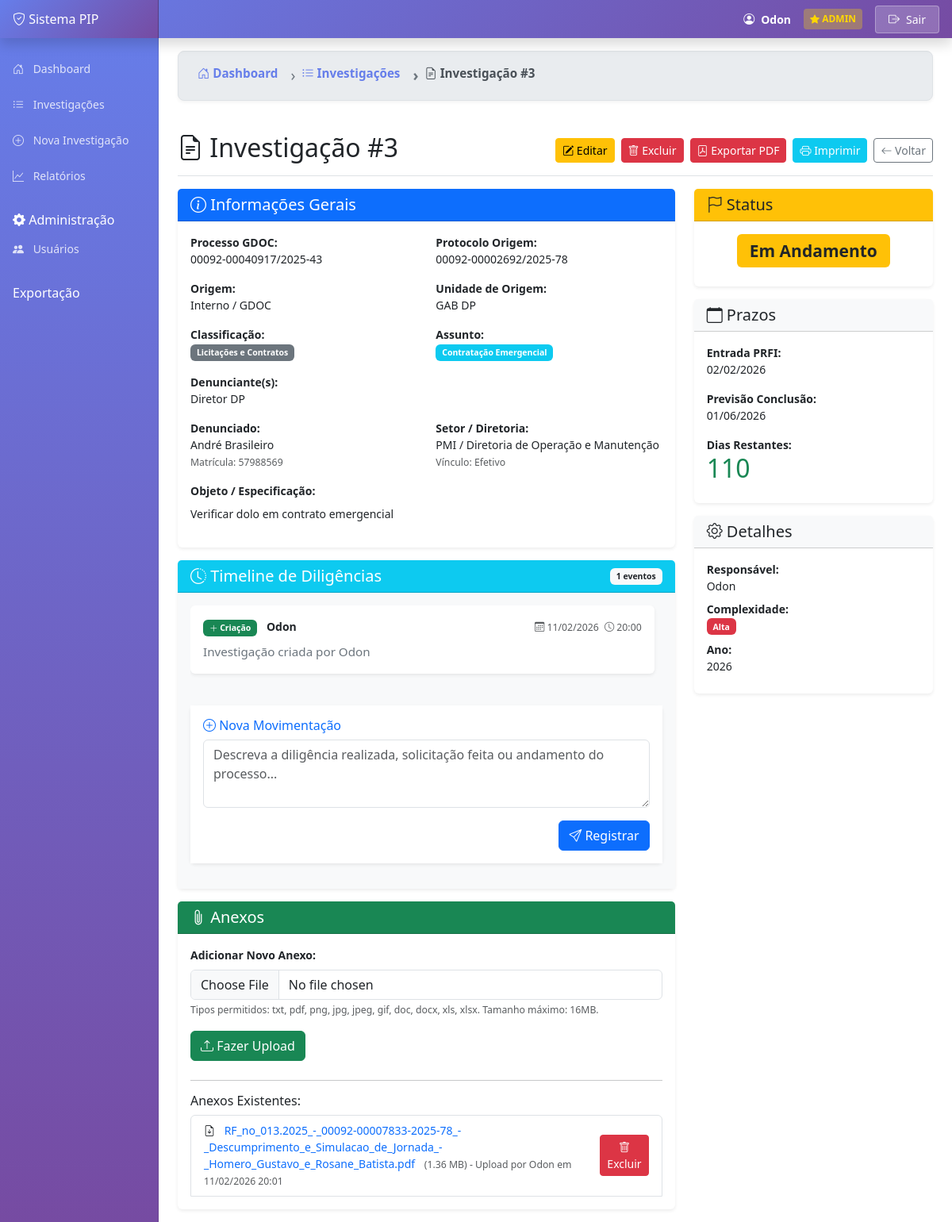
Page /investigacoes/3 (signed in) on the earlier database version.
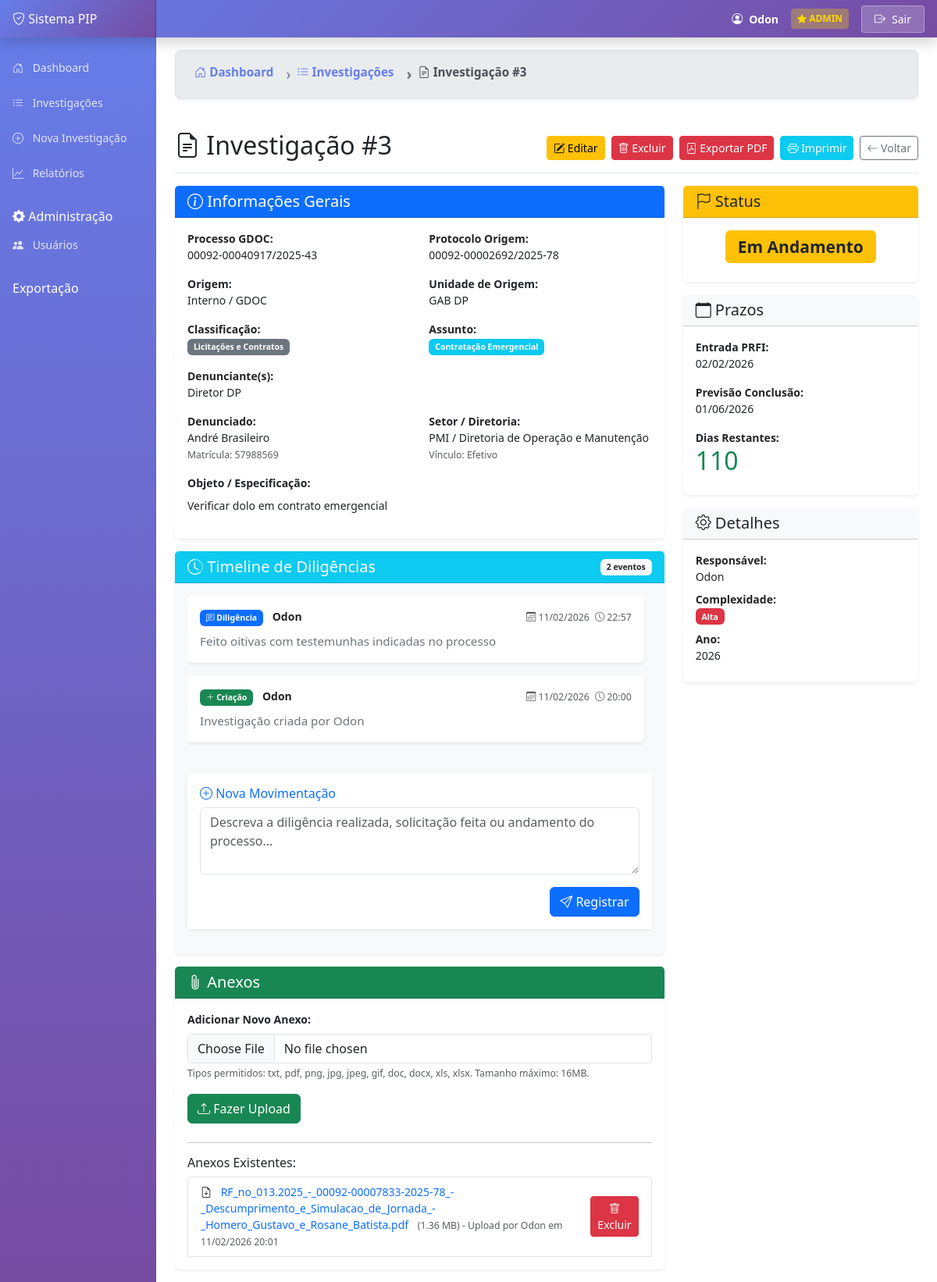
Same page on the later database version.
### models.py (models this page shows, shortened)
class HistoricoDiligencia(db.Model):
    __tablename__ = 'historico_diligencias'
    id = db.Column(db.Integer, primary_key=True)
    investigacao_id = db.Column(db.Integer, db.ForeignKey('investigacoes.id'), nullable=False)
    data = db.Column(db.DateTime, default=datetime.utcnow)
    usuario = db.Column(db.String(100))
    descricao = db.Column(db.Text, nullable=False)
    tipo = db.Column(db.String(50))  # 'diligencia', 'edicao', 'status'

class Anexo(db.Model):
    __tablename__ = 'anexos'
    id = db.Column(db.Integer, primary_key=True)
    investigacao_id = db.Column(db.Integer, db.ForeignKey('investigacoes.id'), nullable=False)
    nome_arquivo = db.Column(db.String(255), nullable=False)  # Nome original do arquivo
    caminho_arquivo = db.Column(db.String(255), nullable=False)  # Caminho onde o arquivo está salvo no servidor
    tipo_mime = db.Column(db.String(100))  # Tipo MIME do arquivo (ex: application/pdf, image/jpeg)
    tamanho_bytes = db.Column(db.Integer)  # Tamanho do arquivo em bytes
    data_upload = db.Column(db.DateTime, default=datetime.utcnow)
    usuario_upload = db.Column(db.String(100))  # Quem fez o upload
    investigacao = db.relationship('Investigacao', backref='anexos', lazy=True)

### app.py (the view)
@app.route('/investigacoes/<int:id>')
def detalhes(id):
    if 'usuario' not in session:
        flash('Você precisa fazer login primeiro!', 'warning')
        return redirect(url_for('login'))
    investigacao = Investigacao.query.get_or_404(id)
    historico = HistoricoDiligencia.query.filter_by(investigacao_id=id).order_by(HistoricoDiligencia.data.desc()).all()
    anexos = Anexo.query.filter_by(investigacao_id=id).order_by(Anexo.data_upload.desc()).all()
    dias_restantes = None
    esta_atrasado = False
    if investigacao.previsao_conclusao and investigacao.status == 'Em Andamento':
        hoje = datetime.now().date()
        dias_restantes = (investigacao.previsao_conclusao - hoje).days
        esta_atrasado = dias_restantes < 0
    return render_template('detalhes_investigacao.html',
                           investigacao=investigacao,
                           historico=historico,
                           anexos=anexos,
                           dias_restantes=dias_restantes,
                           esta_atrasado=esta_atrasado,
                           user_nivel=session.get('nivel'))

### templates/detalhes_investigacao.html (shortened to what the changed rows need)
{% extends "base.html" %}
{% block content %}
<div class="d-flex justify-content-between flex-wrap flex-md-nowrap align-items-center pt-3 pb-2 mb-3 border-bottom">
    <h1 class="h2">
        <i class="bi bi-file-earmark-text"></i> Investigação #{{ investigacao.id }}
    </h1>
</div>
<div class="row">
    <div class="col-md-8">
        <div class="card mb-3">
            <div class="card-header bg-info text-white d-flex justify-content-between align-items-center">
                <h5 class="mb-0"><i class="bi bi-clock-history"></i> Timeline de Diligências</h5>
                <span class="badge bg-light text-dark">{{ historico|length }} eventos</span>
            </div>
            <div class="card-body bg-light">
                <div class="timeline-container mb-4" style="max-height: 500px; overflow-y: auto; padding-right: 10px;">
                    {% if historico %}
                        {% for item in historico %}
                        <div class="card mb-3 shadow-sm border-0">
                            <div class="card-body p-3">
                                <div class="d-flex justify-content-between align-items-center mb-2">
                                    <div>
                                        {% if item.tipo == 'criacao' %}
                                            <span class="badge bg-success"><i class="bi bi-plus-lg"></i> Criação</span>
                                        {% elif item.tipo == 'edicao' %}
                                            <span class="badge bg-warning text-dark"><i class="bi bi-pencil"></i> Edição</span>
                                        {% elif item.tipo == 'exclusao_anexo' %}
                                            <span class="badge bg-danger"><i class="bi bi-trash"></i> Anexo</span>
                                        {% else %}
                                            <span class="badge bg-primary"><i class="bi bi-chat-left-text"></i> Diligência</span>
                                        {% endif %}
                                        <strong class="ms-2 text-dark">{{ item.usuario or 'Sistema' }}</strong>
                                    </div>
                                    <small class="text-muted">
                                        <i class="bi bi-calendar3"></i> {{ item.data.strftime('%d/%m/%Y') }}
                                        <i class="bi bi-clock ms-1"></i> {{ item.data.strftime('%H:%M') }}
                                    </small>
                                </div>
                                <p class="card-text text-secondary" style="white-space: pre-line; font-size: 0.95rem;">{{ item.descricao }}</p>
                            </div>
                        </div>
                        {% endfor %}
                    {% endif %}
                </div>
            </div>
        </div>
        <div class="card mb-3">
            <div class="card-body">
                {% if anexos %}
                    <ul class="list-group">
                        {% for anexo in anexos %}
                            <li class="list-group-item d-flex justify-content-between align-items-center">
                                <div>
                                    <i class="bi bi-file-earmark-arrow-down me-2"></i>
                                    <a href="{{ url_for('download_anexo', anexo_id=anexo.id) }}" target="_blank" class="text-decoration-none">
                                        {{ anexo.nome_arquivo }}
                                    </a>
                                    <small class="text-muted ms-2">
                                        ({{ (anexo.tamanho_bytes / 1024 / 1024)|round(2) }} MB) -
                                        Upload por {{ anexo.usuario_upload or 'Sistema' }} em {{ anexo.data_upload.strftime('%d/%m/%Y %H:%M') }}
                                    </small>
                                </div>
                                {% if user_nivel in ['admin', 'investigador'] %}
                                <button type="button" class="btn btn-sm btn-danger" data-bs-toggle="modal" data-bs-target="#modalExcluirAnexo{{ anexo.id }}">
                                    <i class="bi bi-trash"></i> Excluir
                                </button>
                                {% endif %}
                            </li>
                        {% endfor %}
                    </ul>
                {% else %}
                    <p class="text-muted">Nenhum anexo encontrado para esta investigação.</p>
                {% endif %}
            </div>
        </div>
    </div>
    <div class="col-md-4">
        <div class="card mb-3">
            <div class="card-body">
                {% if dias_restantes is not none %}
                <div class="mb-0">
                    <strong>Dias Restantes:</strong><br>
                    <h2 class="{% if dias_restantes < 0 %}text-danger{% elif dias_restantes <= 15 %}text-warning{% else %}text-success{% endif %}">
                        {{ dias_restantes }}
                    </h2>
                </div>
                {% endif %}
            </div>
        </div>
    </div>
</div>
{% endblock %}

Differences in the rows shown:
added HistoricoDiligencia: tipo "diligencia" (drawn), usuario "Odon", data "11/02/2026", data "22:57", descricao "Feito oitivas com testemunhas indicadas no processo"
Other differences:
{{ historico|length }}: "1" → "2"
